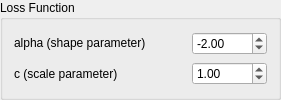
          <widget class="QGroupBox" name="groupBox">
           <property name="title">
            <string>Loss Function</string>
           </property>
           <property name="flat">
            <bool>false</bool>
           </property>
           <property name="checkable">
            <bool>false</bool>
           </property>
           <layout class="QGridLayout" name="gridLayout_38">
            <item row="0" column="2">
             <widget class="QDoubleSpinBox" name="loss_alpha_box">
              <property name="accelerated">
               <bool>true</bool>
              </property>
              <property name="correctionMode">
               <enum>QAbstractSpinBox::CorrectToNearestValue</enum>
              </property>
              <property name="decimals">
               <number>2</number>
              </property>
              <property name="minimum">
               <double>-1000.000000000000000</double>
              </property>
              <property name="maximum">
               <double>2.000000000000000</double>
              </property>
              <property name="value">
               <double>-2.000000000000000</double>
              </property>
             </widget>
            </item>
            <item row="0" column="0">
             <widget class="QLabel" name="label_29">
              <property name="toolTip">
               <string>&lt;html&gt;&lt;head/&gt;&lt;body&gt;&lt;p align=&quot;right&quot;&gt;Less sensitive to outliers as alpha decreases&lt;/p&gt;&lt;p align=&quot;right&quot;&gt;L2 loss (Mean Squared Error) = 2&lt;/p&gt;&lt;p align=&quot;right&quot;&gt;Charbonnier (Huber-like) loss = 1&lt;/p&gt;&lt;p align=&quot;right&quot;&gt;Cauchy loss = 0&lt;/p&gt;&lt;p align=&quot;right&quot;&gt;Geman-McClure loss = −2&lt;/p&gt;&lt;p align=&quot;right&quot;&gt;Welsch loss = −∞&lt;/p&gt;&lt;/body&gt;&lt;/html&gt;</string>
              </property>
              <property name="text">
               <string>alpha (shape parameter)</string>
              </property>
              <property name="textFormat">
               <enum>Qt::RichText</enum>
              </property>
             </widget>
            </item>
            <item row="1" column="2">
             <widget class="QDoubleSpinBox" name="loss_c_box">
              <property name="accelerated">
               <bool>true</bool>
              </property>
              <property name="correctionMode">
               <enum>QAbstractSpinBox::CorrectToNearestValue</enum>
              </property>
              <property name="minimum">
               <double>0.100000000000000</double>
              </property>
              <property name="maximum">
               <double>10.000000000000000</double>
              </property>
              <property name="singleStep">
               <double>0.100000000000000</double>
              </property>
              <property name="value">
               <double>1.000000000000000</double>
              </property>
             </widget>
            </item>
            <item row="0" column="1">
             <spacer name="horizontalSpacer_30">
              <property name="orientation">
               <enum>Qt::Horizontal</enum>
              </property>
              <property name="sizeHint" stdset="0">
               <size>
                <width>40</width>
                <height>20</height>
               </size>
              </property>
             </spacer>
            </item>
            <item row="1" column="0">
             <widget class="QLabel" name="label_31">
              <property name="toolTip">
               <string>&lt;html&gt;&lt;head/&gt;&lt;body&gt;&lt;p&gt;Decreasing reduces effect of outliers&lt;/p&gt;&lt;p&gt;An additional multiplier to internal scaling &lt;/p&gt;&lt;p&gt;Internal scaling based on 1.5 IQR rule&lt;/p&gt;&lt;/body&gt;&lt;/html&gt;</string>
              </property>
              <property name="text">
               <string>c (scale parameter)</string>
              </property>
             </widget>
            </item>
           </layout>
          </widget>
